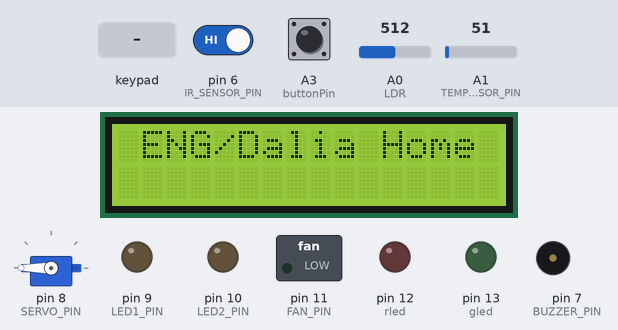
Bench run of a sketch on a simulated Arduino Uno, built with avr-gcc and run on an emulated ATmega328P. Shown: 16×2 character LCD, servo, switched loads named in the sketch (green lamp = pin HIGH), output pins drawn as LEDs (lit = HIGH), buzzer (waves = sounding, pin HIGH). The inputs (shaded band) are chosen by the test bench; at power-on: pin 6 (IR_SENSOR_PIN) HIGH, A1 (TEMP_SENSOR_PIN) = 51, A0 (LDR) = 512, A3 (buttonPin) HIGH. What the sketch prints to the serial monitor is not drawn.

Above: at 3.2 s.
3.3 s: pin 6 (IR_SENSOR_PIN) driven LOW
At 6.2 s:
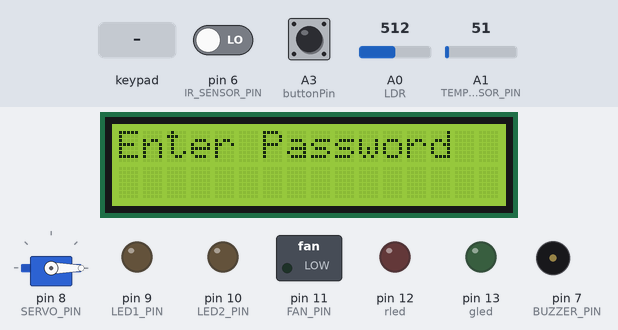
7.8 s: keypad keys 2 2 2 2 pressed 1.5 s apart
At 13.7 s:
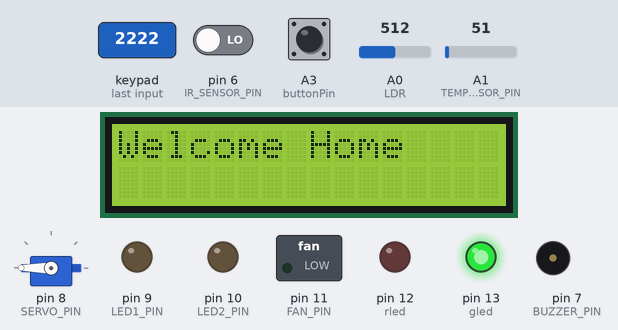
21.8 s: pin 6 (IR_SENSOR_PIN) driven HIGH
At 24.5 s:
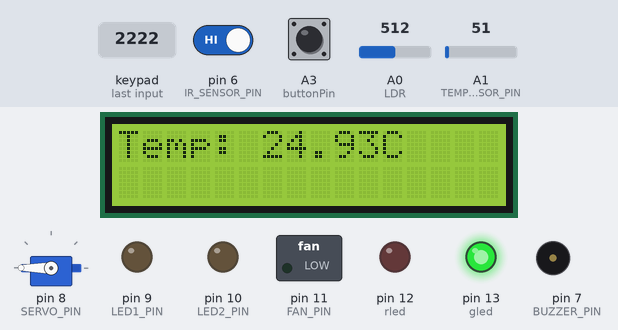
30.4 s: A1 (TEMP_SENSOR_PIN) set to 57
At 36.7 s:
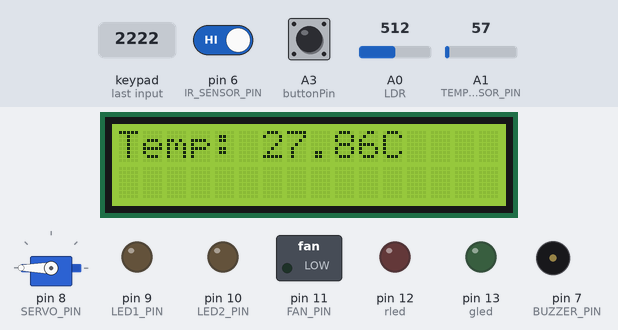
37.9 s: A1 (TEMP_SENSOR_PIN) set to 67
At 45.1 s:
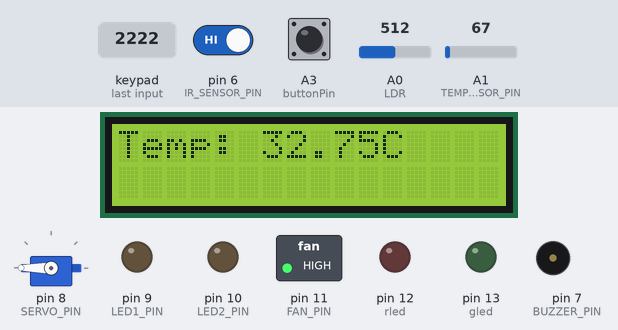
45.9 s: A0 (LDR) set to 208
At 50.2 s:
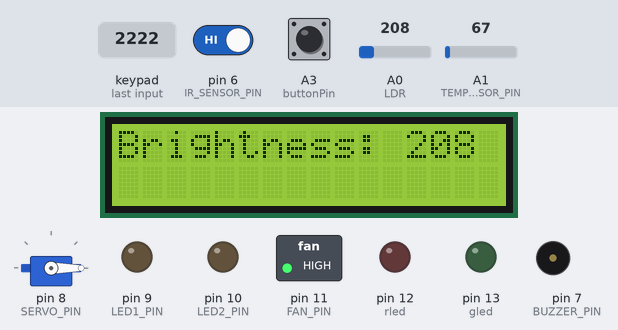
52.9 s: A0 (LDR) set to 182
Timing chart, 0 to 62.0 s (numbered marks = the images above; inputs shaded):
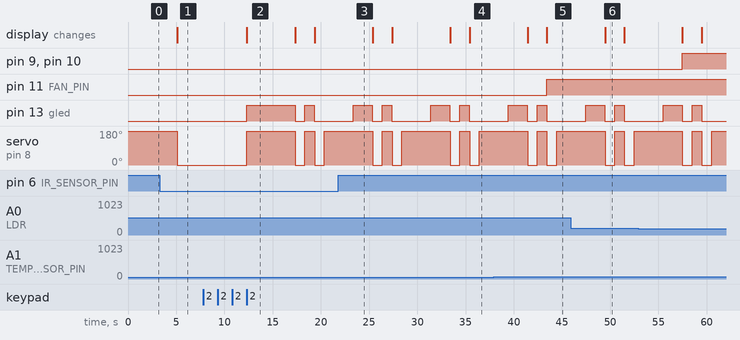

Measured:
- the behaviour switches between 61 and 62 on A1 (TEMP_SENSOR_PIN) (found by bisection; images 4 and 5)
- after the input at 3.3 s, servo on pin 8 (SERVO_PIN): 180° → 0° after 1.8 s; the display: changes after 1.8 s (image 1)
- after the input at 7.8 s, pin 13 (gled): LOW → HIGH after 4.5 s, → LOW 5.0 s later, → HIGH 1.0 s later, → LOW 1.0 s later; servo on pin 8 (SERVO_PIN): goes 180° 5.0 s, 0° 1.0 s, 180° 1.0 s, 0° 1.0 s, then 180°, starting after 4.5 s; the display: changes after 4.5 s (image 2)
- after the input at 21.8 s, pin 13 (gled): LOW → HIGH after 1.5 s, → LOW 2.0 s later, → HIGH 1.0 s later, → LOW 1.0 s later
- after the input at 30.4 s, the display: first differs from a run without the input after 5.0 s (image 4)
- after the input at 37.9 s, pin 11 (FAN_PIN): LOW → HIGH after 5.5 s; the display: first differs from a run without the input after 5.5 s (image 5)
- after the input at 45.9 s, the display: changes after 3.6 s (image 6)
- after the input at 52.9 s, pin 9 (LED1_PIN), pin 10 (LED2_PIN): LOW → HIGH after 4.6 s

The sketch:

smarthomefinal.ino
```cpp
#include <Key.h>
#include <Keypad.h>
#include <Servo.h>
#include <Wire.h>
#include <LiquidCrystal_I2C.h>

#define IR_SENSOR_PIN 6
#define IRin 0
#define BUZZER_PIN 7
#define SERVO_PIN 8
#define LDR A0
#define LED1_PIN 9
#define LED2_PIN 10
#define rled 12
#define gled 13
#define TEMP_SENSOR_PIN A1
#define FAN_PIN 11
#define buttonPin A3
bool buzzerMuted = false;
const byte ROWS = 2;
const byte COLS = 2;
char keys[ROWS][COLS] = {
  {'1', '2'},
  {'4', '5'}
};
byte rowPins[ROWS] = {2, 3};
byte colPins[COLS] = {4, 5};
Keypad keypad = Keypad(makeKeymap(keys), rowPins, colPins, ROWS, COLS);

const String PASS = "2222";
Servo doorServo;
LiquidCrystal_I2C lcd(0x27, 16, 2);


String inputpassword ="";
bool doorOpen = false;

void setup() {
  pinMode(IR_SENSOR_PIN, INPUT);
  pinMode(IRin, INPUT);
  pinMode(BUZZER_PIN, OUTPUT);
  pinMode(LED1_PIN, OUTPUT);
  pinMode(LED2_PIN, OUTPUT);
  pinMode(gled, OUTPUT);
  pinMode(rled, OUTPUT);
  pinMode(FAN_PIN, OUTPUT);
  pinMode(buttonPin, INPUT_PULLUP);
  lcd.init();
  lcd.backlight();
  lcd.print(" ENG/Dalia Home");
  delay(2000);
  doorServo.attach(SERVO_PIN);
  doorServo.write(0);
  Serial.begin(9600);
  lcd.setCursor(0, 1);
  digitalWrite(rled, 0);
  digitalWrite(gled, 0);


}

void loop() {
  if(digitalRead(IRin) == 0)
  {
  doorServo.write(180);
  delay(3000);
  doorServo.write(0);
  }
  if (digitalRead(IR_SENSOR_PIN) == 0 ) {
    lcd.clear();
    lcd.print("Enter Password");
    handlePassword();
  }
  if (doorOpen) {
    handleLDR();
    handleTemperature();
  }
}

void handlePassword() {
inputpassword = "";
while(true){
  char key = keypad.getKey();
  if (key) {
    inputpassword += key;
    Serial.println(key);
    if (inputpassword.length() == 4) {
      if (inputpassword == PASS) {
        digitalWrite(gled, 1);
        lcd.clear();
        lcd.print("Welcome Home");
        Serial.println("Password correct");
        doorServo.write(180);
        delay(3000);
        digitalWrite(gled, 0);
        doorServo.write(0);
        doorOpen = true;
        break;
      } else {
        doorServo.write(0);
        digitalWrite(rled, 1);
        lcd.clear();
        lcd.print("Wrong Password");
        lcd.setCursor(0, 1);
        lcd.print("Re-enter:");
        Serial.println("Password incorrect");
        digitalWrite(BUZZER_PIN, HIGH);
        delay(1000);
        digitalWrite(rled, 0);
        digitalWrite(BUZZER_PIN, 0);

      }
      inputpassword = "";
      }
    }
  }
}

void handleLDR() {
  if(digitalRead(IRin) == 0)
  {
  doorServo.write(180);
  digitalWrite(gled, 1);
  delay(2000);
  digitalWrite(gled,0);
  doorServo.write(0);
  }
  int brightness = analogRead(LDR);
  lcd.clear();
  lcd.print("Brightness: ");
  lcd.print(brightness);
  if (brightness < 200) {
    digitalWrite(LED1_PIN, 1);
    digitalWrite(LED2_PIN, 1);
  } else {
    digitalWrite(LED1_PIN, 0);
    digitalWrite(LED2_PIN, 0);
  }
  delay(1000);
}
void handleTemperature() {
  if(digitalRead(IRin) == 0)
  {
    digitalWrite(gled, 1);
    doorServo.write(180);
    delay(1000);
    digitalWrite(gled,0);
    doorServo.write(0);
  }
  int tempReading = analogRead(TEMP_SENSOR_PIN);
  float voltage = tempReading * (5.0 / 1023.0);
  float temperature = voltage * 100.0;
  if (digitalRead(buttonPin) == LOW) {
    buzzerMuted = true;
  }
  if (temperature < 30) {
    digitalWrite(FAN_PIN, LOW);
    digitalWrite(BUZZER_PIN, LOW);
  } else if (temperature >= 30 && temperature <= 45) {
    digitalWrite(FAN_PIN, HIGH);
    digitalWrite(BUZZER_PIN, LOW);
  } else {
    digitalWrite(FAN_PIN, HIGH);
    digitalWrite(BUZZER_PIN, HIGH);
    if (!buzzerMuted) {
      digitalWrite(BUZZER_PIN, HIGH);
    } else {
      digitalWrite(BUZZER_PIN, LOW);
    }
  }

  lcd.clear();
  lcd.print("Temp: ");
  lcd.print(temperature);
  lcd.print("C");
  delay(1000);
}
```
